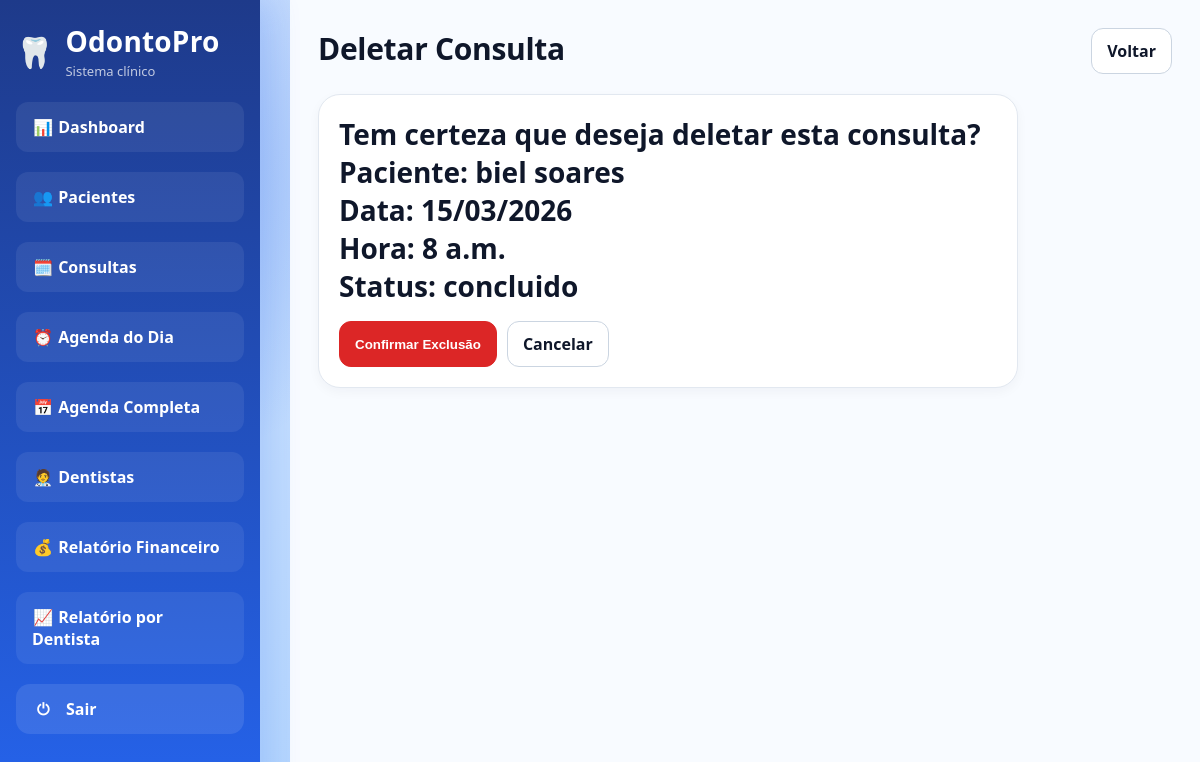
Screenshot of /consultas/3/deletar/ (signed in) with the database file from the repository.
### core/models.py (models this page shows, shortened)
class Consulta(models.Model):
    STATUS_CHOICES = [
        ("agendado", "Agendado"),
        ("confirmado", "Confirmado"),
        ("concluido", "Concluído"),
        ("cancelado", "Cancelado"),
    ]
    DURACAO_CHOICES = [
        (30, "30 minutos"),
        (60, "60 minutos"),
        (90, "90 minutos"),
        (120, "120 minutos"),
    ]
    paciente = models.ForeignKey(
        Paciente,
        on_delete=models.CASCADE,
        related_name="consultas"
    )
    dentista = models.ForeignKey(
        Dentista,
        on_delete=models.SET_NULL,
        null=True,
        blank=True,
        related_name="consultas"
    )
    sala = models.ForeignKey(
        Sala,
        on_delete=models.SET_NULL,
        null=True,
        blank=True,
        related_name="consultas"
    )
    data = models.DateField()
    hora = models.TimeField()
    duracao_minutos = models.PositiveIntegerField(
        choices=DURACAO_CHOICES,
        default=60
    )
    observacoes = models.TextField(blank=True, null=True)
    status = models.CharField(
        max_length=20,
        choices=STATUS_CHOICES,
        default="agendado"
    )
    criado_em = models.DateTimeField(auto_now_add=True)
    valor = models.DecimalField(
        max_digits=10,
        decimal_places=2,
        default=0,
        help_text="Valor cobrado pela consulta/procedimento"
    )

class Paciente(models.Model):
    nome = models.CharField(max_length=120)
    cpf = models.CharField(max_length=14, unique=True)
    telefone = models.CharField(max_length=20, blank=True, null=True)
    data_nascimento = models.DateField(blank=True, null=True)
    endereco = models.CharField(max_length=255, blank=True, null=True)
    observacoes = models.TextField(blank=True, null=True)
    data_cadastro = models.DateTimeField(auto_now_add=True)

### core/views.py (the view)
# urls.py: path("consultas/<int:pk>/deletar/", views.deletar_consulta, name="deletar_consulta"),
@login_required
def deletar_consulta(request, pk):
    consulta = get_object_or_404(Consulta, pk=pk)
    if request.method == "POST":
        consulta.delete()
        messages.success(request, "Consulta deletada com sucesso.")
        return redirect("lista_consultas")
    return render(request, "core/consultas/confirmar_delete.html", {
        "consulta": consulta,
    })

### core/templatetags/core_extras.py (called while the page is built)
@register.filter
def has_group(user, group_name):
    return user.groups.filter(name=group_name).exists()

### core/templates/core/consultas/confirmar_delete.html (shortened to what this page needs)
{% extends "core/base.html" %}
{% block content %}
<div class="page-header">
    <h1>Deletar Consulta</h1>
    <a href="{% url 'lista_consultas' %}" class="btn btn-ghost">Voltar</a>
</div>
<div class="card" style="max-width: 700px;">
    <p>Tem certeza que deseja deletar esta consulta?</p>
    <p><strong>Paciente:</strong> {{ consulta.paciente.nome }}</p>
    <p><strong>Data:</strong> {{ consulta.data|date:"d/m/Y" }}</p>
    <p><strong>Hora:</strong> {{ consulta.hora }}</p>
    <p><strong>Status:</strong> {{ consulta.status }}</p>
    <form method="post" style="margin-top:16px; display:flex; gap:10px;">
        <button type="submit" class="btn btn-danger">Confirmar Exclusão</button>
        <a href="{% url 'lista_consultas' %}" class="btn btn-ghost">Cancelar</a>
    </form>
</div>
{% endblock %}

### core/static/core/css/style.css (style rules this page uses)
* { box-sizing: border-box; }
:root { --bg: #f4f7fb; --bg-soft: #eef3f9; --surface: #ffffff; --surface-alt: #f8fbff; --border: #e2e8f0; --border-strong: #cbd5e1; --text: #0f172a; --text-soft: #64748b; --primary: #1d4ed8; --primary-soft: #eff6ff; --primary-border: #bfdbfe; --sidebar-start: #0b2b5a; --sidebar-end: #0d4ea1; --success-bg: #dcfce7; --success-text: #166534; --danger-bg: #fee2e2; --danger-text: #991b1b; --neutral-bg: #e5e7eb; --neutral-text: #374151; --warning-bg: #fef3c7; --warning-text: #92400e; --shadow-sm: 0 4px 12px rgba(15, 23, 42, 0.04); --shadow-md: 0 10px 24px rgba(15, 23, 42, 0.06); --radius-md: 14px; --radius-lg: 18px; --radius-xl: 22px; }
body { margin: 0; font-family: Arial, Helvetica, sans-serif; color: var(--text); background: linear-gradient(180deg, #edf3f9 0%, #f7f9fc 100%); }
a { color: inherit; text-decoration: none; }
h1, .title { margin: 0; font-size: 30px; font-weight: 800; letter-spacing: -0.3px; }
.page-header { display: flex; align-items: flex-start; justify-content: space-between; gap: 16px; margin-bottom: 20px; }
.card, .card-form { padding: 20px; background: var(--surface); border: 1px solid var(--border); border-radius: var(--radius-xl); box-shadow: var(--shadow-sm); }
.card { flex: 1; min-width: 220px; }
.card p { margin: 0; font-size: 28px; font-weight: 800; color: var(--text); }
form { width: 100%; }
.btn { display: inline-flex; align-items: center; justify-content: center; padding: 11px 15px; font-weight: 800; color: #fff; cursor: pointer; background: var(--primary); border: 1px solid var(--primary); border-radius: 12px; transition: transform 0.2s ease, opacity 0.2s ease, background 0.2s ease; }
.btn-ghost { color: var(--text); background: #fff; border-color: var(--border-strong); }
.btn-danger { color: #fff; background: #dc2626; border-color: #dc2626; }
html, body { min-height: 100%; margin: 0; padding: 0; }
body { font-family: 'Segoe UI', sans-serif; color: #0f172a; background: radial-gradient(circle at 10% 20%, rgba(37, 99, 235, 0.35), transparent 25%), radial-gradient(circle at 90% 80%, rgba(59, 130, 246, 0.25), transparent 25%), linear-gradient(135deg, #dbeafe 0%, #bfdbfe 40%, #93c5fd 100%); }

### rows the page displays
Consulta: paciente.nome "biel soares", data "15/03/2026", hora "8 a.m.", status "concluido"
